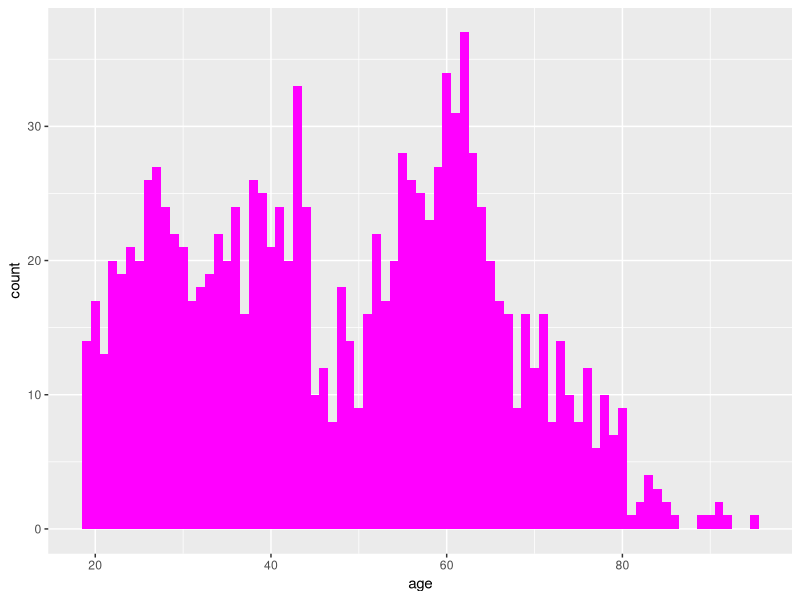
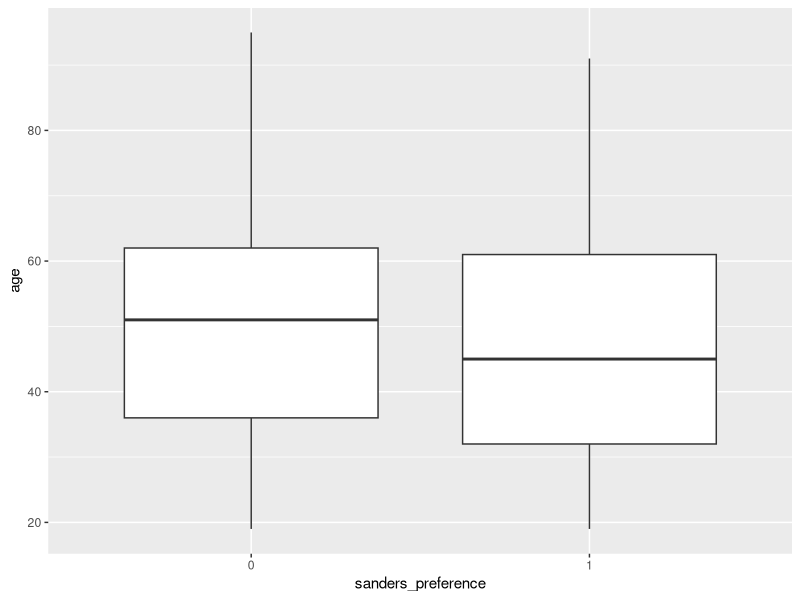

These charts were generated, in order, by the following R code:
## ---- chunk 1
knitr::opts_chunk$set(cache=TRUE)
## ---- chunk 2
library(dplyr)
library(ggplot2)
library(Hmisc)
library(GGally)
library(data.table)


setwd("/Users/daghanaltas/Hacking/Berkeley/W271/Labs/Lab1")
dt <- read.csv("./public_opinion.csv")
head(dt)
describe(dt)

## ---- chunk 3
dim(dt)
dt <- dt[!is.na(dt$sanders_preference),]
dt$sanders_preference <- as.factor(dt$sanders_preference)
dt$party <- factor(x = dt$party, levels = c("1","2","3"), labels = c("D", "I", "R"))
dt$race_white <- as.factor(dt$race_white)
dt$gender <- as.factor(dt$gender)
dt$age <- 2016 - dt$birthyr
dim(dt)
head(dt)
dt <- data.table(dt)
## ---- chunk 4
#xtabs( ~ sanders_preference, data=dt)
c.table <- array(data = c( sum(dt$sanders_preference == 1), 
                           sum(dt$sanders_preference == 1) / length(dt$sanders_preference),
                           sum(dt$sanders_preference == 0),
                           sum(dt$sanders_preference == 0) / length(dt$sanders_preference),
                           sum((dt$sanders_preference == 0) | (dt$sanders_preference == 1)), 
                           sum((dt$sanders_preference == 0) | (dt$sanders_preference == 1)) / length(dt$sanders_preference)),
                 dim = c(2,3),
                 dimnames = list(Count = c("Voter Count", "pi.hat"), 
                                 Preference = c("Bernie", "Hillary", "Total")))

c.table
## ---- chunk 5
c.table <- array(data = c( sum(dt$party == 'D'), 
                           sum(dt$party == 'D')/length(dt$party),
                           sum(dt$party == 'I'), 
                           sum(dt$party == 'I')/length(dt$party), 
                           sum(dt$party == 'R'), 
                           sum(dt$party == 'R')/length(dt$party),
                           sum((dt$party == 'D') | (dt$party == 'I') |(dt$party == 'R')), 
                           sum((dt$party == 'D') | (dt$party == 'I') |(dt$party == 'R')) /length(dt$party)),
                 dim = c(2,4),
                 dimnames = list(Count = c("Voter Count", "pi.hat"), 
                                 Party_affiliation = c("Democrat", "Independent", "Republican", "Total")))

round(c.table,2)
## ---- chunk 6
c.table <- array(data = c( sum(dt$race_white == 1), 
                           sum(dt$race_white == 1)/length(dt$race_white),
                           sum(dt$race_white == 0), 
                           sum(dt$race_white == 0)/length(dt$race_white), 
                           sum((dt$race_white == 1) | (dt$race_white == 0)), 
                           sum((dt$race_white == 1) | (dt$race_white == 0)) /length(dt$race_white)),
                 dim = c(2,3),
                 dimnames = list(Count = c("Voter Count", "pi.hat"), 
                                 Race = c("White", "Non White", "Total")))

round(c.table,2)
## ---- chunk 7
c.table <- array(data = c( sum(dt$gender == 1), 
                           sum(dt$gender == 1)/length(dt$gender),
                           sum(dt$gender == 2), 
                           sum(dt$gender == 2)/length(dt$gender), 
                           sum((dt$gender == 1) | (dt$gender == 2)), 
                           sum((dt$gender == 1) | (dt$gender == 2)) /length(dt$gender)),
                 dim = c(2,3),
                 dimnames = list(Count = c("Voter Count", "pi.hat"), 
                                 Gender = c("Male", "Female", "Total")))

round(c.table,2)
## ---- chunk 8
ggplot(dt, aes(age)) +
  geom_histogram(binwidth = 1, fill = 'magenta')

c.table <- array(data = c(range(dt$age)),
                 dim = c(1,2),
                 dimnames = list(c("Voter Age"), 
                                 c("Youngest", "Oldest")))
round(c.table,2)
## ---- chunk 9
c.tabs <- xtabs( ~ sanders_preference + party , data = dt)
c.tabs <- rbind(c.tabs,colSums(c.tabs))
c.tabs <- cbind(c.tabs,rowSums(c.tabs))

c.table <- array(data = as.array(c.tabs),
      dim = c(3,4),
      dimnames = list(Preference = c("Hillary", "Bernie", "Total"), 
                      Party = c("Democratic", "Independent", "Republican", "Total")))

round(c.table, 2)
round(c.table / dim(dt)[1], 2)

## ---- chunk 10
c.tabs <- xtabs( ~ sanders_preference + race_white , data = dt)
c.tabs <- rbind(c.tabs,colSums(c.tabs))
c.tabs <- cbind(c.tabs,rowSums(c.tabs))

c.table <- array(data = as.array(c.tabs),
      dim = c(3,3),
      dimnames = list(Preference = c("Hillary", "Bernie", "Total"), 
                      Party = c("Whites", "Non Whites", "Total")))

round(c.table, 2)
round(c.table / dim(dt)[1], 2)
## ---- chunk 11
dt[, .('Mean Age' = mean(age)), by = sanders_preference] # Average age of Sanders preference is 48 vs 50
ggplot(dt, aes(x = sanders_preference, y = age, group = sanders_preference)) + geom_boxplot()
## ---- chunk 12
# Preference x Race
table(preference = dt$sanders_preference, race_white = dt$race_white)
